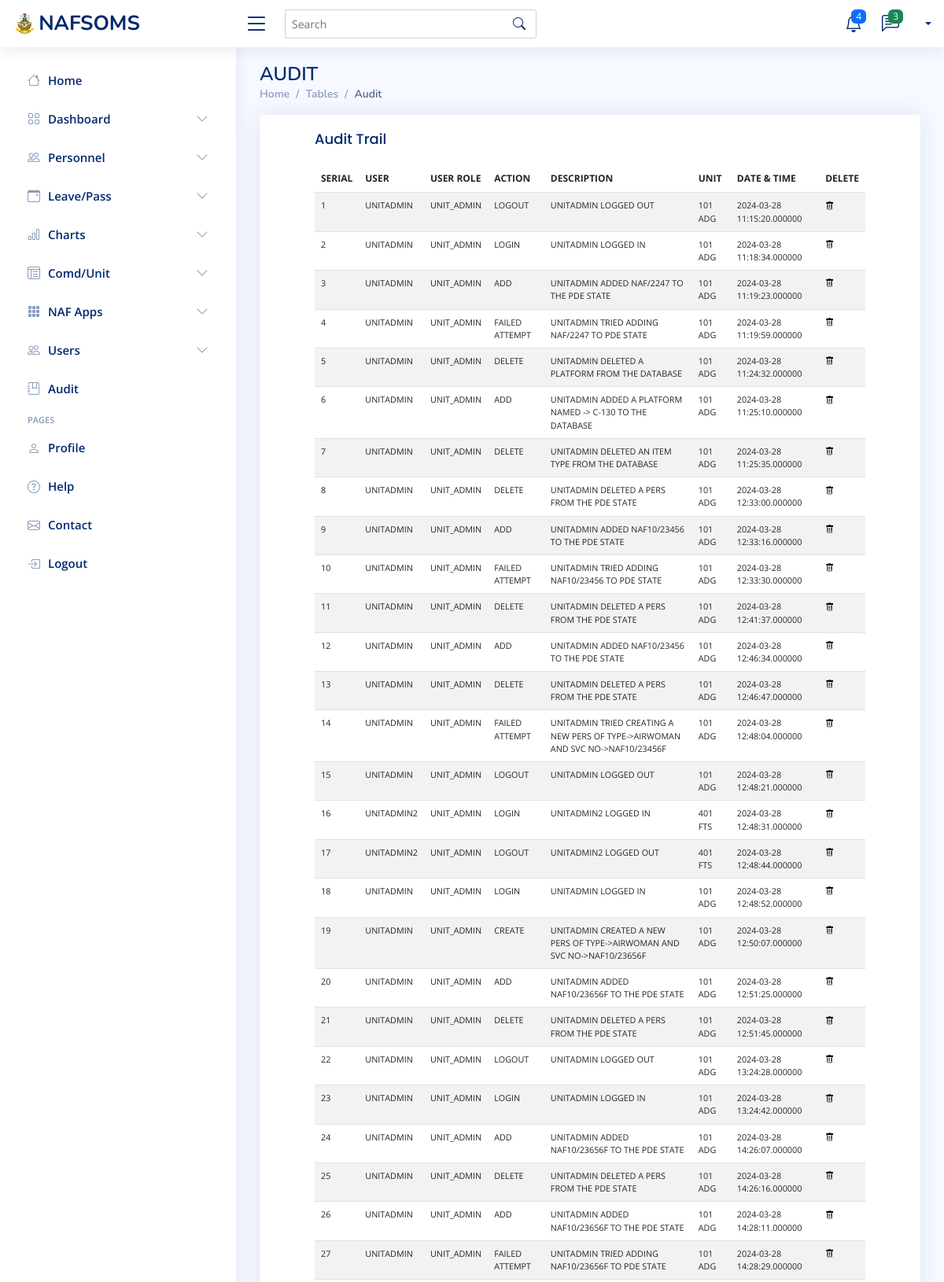
/SUPER_ADMIN/superAdminAuditTrail.php (upper part), run on the app's committed database.
### tables this page shows
CREATE TABLE `audittrail` (
  `AUDIT_ID` varchar(50) NOT NULL,
  `SVC_NO` varchar(20) NOT NULL,
  `ACTION` varchar(50) NOT NULL,
  `DESCRIPTION` varchar(100) NOT NULL,
  `UNIT_CODE` varchar(20) NOT NULL,
  `DATE_TIME` datetime(6) NOT NULL
);

CREATE TABLE `users` (
  `SVC_NO` varchar(20) NOT NULL,
  `RANK` varchar(20) NOT NULL,
  `INITIALS` varchar(20) NOT NULL,
  `SURNAME` varchar(50) NOT NULL,
  `UNIT_CODE` varchar(20) NOT NULL,
  `USER_ROLE` varchar(20) NOT NULL,
  `PASSWORD` varchar(50) NOT NULL
);

### SUPER_ADMIN/superAdminAuditTrail.php (the view, shortened to what this page needs)
<?php
include('../Connection.php');
include 'superAdminHeader.php';
include 'superAdminSideNavBar.php';
    $auditSQL = "SELECT *
            FROM audittrail
            INNER JOIN
            users
            ON
            audittrail.SVC_NO = users.SVC_NO";
    $auditResult = mysqli_query($conn, $auditSQL);
?>
<main id="main" class="main">
    <div class="pagetitle">
      <h1>AUDIT</h1>
      <nav>
        <ol class="breadcrumb">
          <li class="breadcrumb-item"><a href="superAdminHome">Home</a></li>
          <li class="breadcrumb-item">Tables</li>
          <li class="breadcrumb-item active">Audit</li>
        </ol>
      </nav>
    </div>
   <section class="section">
      <div class="row">
        <div class="col-lg-12">
          <div class="card" style="padding-left:50px; padding-right:50px;">
            <div class="card-body">
              <h5 class="card-title">Audit Trail</h5>
            <div class="table-responsive" style="boder">
              <table class="table datatable table-striped second table-hover" style="text-transform:uppercase; font-size:75%;">
                <thead>
                  <tr>
                    <th scope="col">SERIAL</th>
                    <th scope="col">USER</th>
                    <th scope="col">USER ROLE</th>
                    <th scope="col">ACTION</th>
                    <th scope="col">DESCRIPTION</th>
                   <th scope="col">UNIT</th>
                    <th scope="col">DATE & TIME</th>
                    <th scope="col">Delete</th>
                  </tr>
                </thead>
                <tbody>
                       <?php
                    $serial = 1;
                    while($auditFetch=mysqli_fetch_assoc($auditResult))
            {
            ?>
                <tr id='userRow' style='text-transform: uppercase; font-size:90%;'>
                <td><?php echo $serial?></td>
                <td><?php echo $auditFetch['SVC_NO']?></td>
                 <td><?php echo $auditFetch['USER_ROLE']?></td>
                <td><?php echo $auditFetch['ACTION']?></td>
                <td><?php echo $auditFetch['DESCRIPTION']?></td>
              <td><?php echo $auditFetch['UNIT_CODE']?></td>
                <td><?php echo $auditFetch['DATE_TIME']?></td>
                <td><a style="color:black;" href='superAdminDeleteAuditTrail?auditId=<?php echo $auditFetch['AUDIT_ID'];?>' type='submit' onClick='javascript:return confirm("\nARE YOU SURE YOU WANT TO DELETE THIS AUDIT RECORD??? DELETING THIS RECORD REMOVES IT FROM THE DATABASE. CLICK OK TO DELETE AND CANCEL TO CANCEL .....\n");'><i class='bi bi-trash' id='deleteButton'></i></a></td></tr>
            <?php
            $serial++;
            }
            ?>
                </tbody>
              </table>
        </div>
            </div>
          </div>
        </div>
      </div>
    </section>
  </main>
<?php include 'superAdminFooter.php'; ?>

### SUPER_ADMIN/superAdminHeader.php (shortened to what this page needs)
<!DOCTYPE html>
<html lang="en">
<head>
  <link href="../assets/vendor/bootstrap/css/bootstrap.min.css" rel="stylesheet">
  <link href="../assets/vendor/bootstrap-icons/bootstrap-icons.css" rel="stylesheet">
  <link href="../assets/vendor/boxicons/css/boxicons.min.css" rel="stylesheet">
  <link href="../assets/vendor/quill/quill.snow.css" rel="stylesheet">
  <link href="../assets/vendor/quill/quill.bubble.css" rel="stylesheet">
  <link href="../assets/vendor/remixicon/remixicon.css" rel="stylesheet">
  <link href="../assets/vendor/simple-datatables/style.css" rel="stylesheet">
      <link rel="stylesheet" href="../CSS/styles.css">
  <link href="../assets/css/style.css" rel="stylesheet">
</head>
<body>
  <header id="header" class="header fixed-top d-flex align-items-center">
    <div class="d-flex align-items-center justify-content-between">
      <a href="superAdminHome" class="logo d-flex align-items-center">
        <img src="../IMAGES/logo.png" id="nafLogo" alt="">
        <span class="d-none d-lg-block">NAFSOMS</span>
      </a>
      <i class="bi bi-list toggle-sidebar-btn"></i>
    </div>
    <div class="search-bar">
      <form method="post" action="superAdminNewUser" class="search-form d-flex align-items-center">
        <input type="text" name="query" placeholder="Search" title="Enter search keyword">
        <button type="submit" title="Search"><i class="bi bi-search"></i></button>
      </form>
    </div>
    <nav class="header-nav ms-auto">
      <ul class="d-flex align-items-center">
        <li class="nav-item dropdown">
          <a class="nav-link nav-icon" href="#" data-bs-toggle="dropdown">
            <i class="bi bi-bell"></i>
            <span class="badge bg-primary badge-number">4</span>
          </a>
        </li>
        <li class="nav-item dropdown">
          <a class="nav-link nav-icon" href="#" data-bs-toggle="dropdown">
            <i class="bi bi-chat-left-text"></i>
            <span class="badge bg-success badge-number">3</span>
          </a>
        </li>
        <li class="nav-item dropdown pe-3">
          <a class="nav-link nav-profile d-flex align-items-center pe-0" href="#" data-bs-toggle="dropdown">
            <span class="d-none d-md-block dropdown-toggle ps-2"><?php echo ($_SESSION['account']);?></span>
          </a>
        </li>
      </ul>
    </nav>
  </header>

### SUPER_ADMIN/superAdminSideNavBar.php (shortened to what this page needs)
<aside id="sidebar" class="sidebar">
  <ul class="sidebar-nav" id="sidebar-nav">
    <li class="nav-item">
      <a class="nav-link collapsed" href="superAdminHome">
        <i class="bi bi-house"></i>
        <span>Home</span>
      </a>
    </li>
      <li class="nav-item">
      <a class="nav-link collapsed" data-bs-target="#dashboard-nav" data-bs-toggle="collapse" href="#">
        <i class="bi bi-grid"></i><span>Dashboard</span><i class="bi bi-chevron-down ms-auto"></i>
      </a>
    </li>
      <li class="nav-item">
      <a class="nav-link collapsed" data-bs-target="#personnel-nav" data-bs-toggle="collapse" href="#">
        <i class="bi bi-people"></i><span>Personnel</span><i class="bi bi-chevron-down ms-auto"></i>
      </a>
    </li>
      <li class="nav-item">
      <a class="nav-link collapsed" data-bs-target="#leaveandpass-nav" data-bs-toggle="collapse" href="#">
        <i class="bi bi-calendar-event"></i><span>Leave/Pass</span><i class="bi bi-chevron-down ms-auto"></i>
      </a>
    </li>
         <li class="nav-item">
      <a class="nav-link collapsed" data-bs-target="#charts-nav" data-bs-toggle="collapse" href="#">
        <i class="bi bi-bar-chart"></i><span>Charts</span><i class="bi bi-chevron-down ms-auto"></i>
      </a>
    </li>
    <li class="nav-item">
      <a class="nav-link collapsed" data-bs-target="#tables-nav" data-bs-toggle="collapse" href="#">
        <i class="bi bi-layout-text-window-reverse"></i><span>Comd/Unit</span><i class="bi bi-chevron-down ms-auto"></i>
      </a>
    </li>
    <li class="nav-item">
      <a class="nav-link collapsed" data-bs-target="#forms-nav" data-bs-toggle="collapse" href="#">
        <i class="bi bi-grid-3x3-gap-fill"></i><span>NAF Apps</span><i class="bi bi-chevron-down ms-auto"></i>
      </a>
    </li>
    <li class="nav-item">
      <a class="nav-link collapsed" data-bs-target="#components-nav" data-bs-toggle="collapse" href="#">
       <i class="bi bi-people"></i><span>Users</span><i class="bi bi-chevron-down ms-auto"></i>
      </a>
    </li>
     <li class="nav-item">
      <a class="nav-link collapsed" href="superAdminAuditTrail">
        <i class="bi bi-journal-bookmark"></i>
        <span>Audit</span>
      </a>
    </li>
    <li class="nav-heading">Pages</li>
    <li class="nav-item">
      <a class="nav-link collapsed" href="superAdminUserProfile">
        <i class="bi bi-person"></i>
        <span>Profile</span>
      </a>
    </li>
    <li class="nav-item">
      <a class="nav-link collapsed" href="help">
        <i class="bi bi-question-circle"></i>
        <span>Help</span>
      </a>
    </li>
    <li class="nav-item">
      <a class="nav-link collapsed" href="superAdminContact">
        <i class="bi bi-envelope"></i>
        <span>Contact</span>
      </a>
    </li>
    <li class="nav-item">
      <a class="nav-link collapsed" href="../logout">
        <i class="bi bi-box-arrow-in-right"></i>
        <span>Logout</span>
      </a>
    </li>
  </ul>
</aside>

### SUPER_ADMIN/superAdminFooter.php (shortened to what this page needs)
</body>
</html>

### assets/css/style.css (style rules this page uses)
:root { scroll-behavior: smooth; }
body { font-family: "Open Sans", sans-serif; background: #f6f9ff; color: #444444; }
a { color: #4154f1; text-decoration: none; }
h1, h2, h3, h4, h5, h6 { font-family: "Nunito", sans-serif; }
#main { margin-top: 60px; padding: 20px 30px; transition: all 0.3s; }
.pagetitle { margin-bottom: 10px; }
.pagetitle h1 { font-size: 24px; margin-bottom: 0; font-weight: 600; color: #012970; }
.card { margin-bottom: 30px; border: none; border-radius: 5px; box-shadow: 0px 0 30px rgba(1, 41, 112, 0.1); }
.card-title { padding: 20px 0 15px 0; font-size: 18px; font-weight: 500; color: #012970; font-family: "Poppins", sans-serif; }
.card-body { padding: 0 20px 20px 20px; }
.breadcrumb { font-size: 14px; font-family: "Nunito", sans-serif; color: #899bbd; font-weight: 600; }
.breadcrumb a { color: #899bbd; transition: 0.3s; }
.breadcrumb .breadcrumb-item::before { color: #899bbd; }
.breadcrumb .active { color: #51678f; font-weight: 600; }
.logo { line-height: 1; }
@media (min-width: 1200px) { .logo { width: 280px; } }
.logo img { max-height: 26px; margin-right: 6px; }
.logo span { font-size: 26px; font-weight: 700; color: #012970; font-family: "Nunito", sans-serif; }
.header { transition: all 0.5s; z-index: 997; height: 60px; box-shadow: 0px 2px 20px rgba(1, 41, 112, 0.1); background-color: #fff; padding-left: 20px; }
.header .toggle-sidebar-btn { font-size: 32px; padding-left: 10px; cursor: pointer; color: #012970; }
.header .search-bar { min-width: 360px; padding: 0 20px; }
.header .search-form { width: 100%; }
.header .search-form input { border: 0; font-size: 14px; color: #012970; border: 1px solid rgba(1, 41, 112, 0.2); padding: 7px 38px 7px 8px; border-radius: 3px; transition: 0.3s; width: 100%; }
.header .search-form button { border: 0; padding: 0; margin-left: -30px; background: none; }
.header .search-form button i { color: #012970; }
.header-nav ul { list-style: none; }
.header-nav>ul { margin: 0; padding: 0; }
.header-nav .nav-icon { font-size: 22px; color: #012970; margin-right: 25px; position: relative; }
.header-nav .nav-profile { color: #012970; }
.header-nav .nav-profile span { font-size: 14px; font-weight: 600; }
.header-nav .badge-number { position: absolute; inset: -2px -5px auto auto; font-weight: normal; font-size: 12px; padding: 3px 6px; }
.sidebar { position: fixed; top: 60px; left: 0; bottom: 0; width: 300px; z-index: 996; transition: all 0.3s; padding: 20px; overflow-y: auto; scrollbar-width: thin; scrollbar-color: #aab7cf transparent; box-shadow: 0px 0px 20px rgba(1, 41, 112, 0.1); background-color: #fff; }
@media (min-width: 1200px) { #main, #footer { margin-left: 300px; } }
.sidebar-nav { padding: 0; margin: 0; list-style: none; }
.sidebar-nav li { padding: 0; margin: 0; list-style: none; }
.sidebar-nav .nav-item { margin-bottom: 5px; }
.sidebar-nav .nav-heading { font-size: 11px; text-transform: uppercase; color: #899bbd; font-weight: 600; margin: 10px 0 5px 15px; }
.sidebar-nav .nav-link { display: flex; align-items: center; font-size: 15px; font-weight: 600; color: #4154f1; transition: 0.3; background: #f6f9ff; padding: 10px 15px; border-radius: 4px; }
.sidebar-nav .nav-link i { font-size: 16px; margin-right: 10px; color: #4154f1; }
.sidebar-nav .nav-link.collapsed { color: #012970; background: #fff; }
.sidebar-nav .nav-link.collapsed i { color: #899bbd; }
.sidebar-nav .nav-link .bi-chevron-down { margin-right: 0; transition: transform 0.2s ease-in-out; }

### data on the page
audittrail: users.SVC_NO "UNITADMIN", users.USER_ROLE "UNIT_ADMIN", ACTION "LOGOUT", DESCRIPTION "UNITADMIN LOGGED OUT", users.UNIT_CODE "101 ADG", DATE_TIME "2024-03-28 11:15:20.000000"
audittrail: users.SVC_NO "UNITADMIN", users.USER_ROLE "UNIT_ADMIN", ACTION "LOGIN", DESCRIPTION "UNITADMIN LOGGED IN", users.UNIT_CODE "101 ADG", DATE_TIME "2024-03-28 11:18:34.000000"
audittrail: users.SVC_NO "UNITADMIN", users.USER_ROLE "UNIT_ADMIN", ACTION "ADD", DESCRIPTION "UNITADMIN ADDED NAF/2247 TO THE PDE STATE", users.UNIT_CODE "101 ADG", DATE_TIME "2024-03-28 11:19:23.000000"
audittrail: users.SVC_NO "UNITADMIN", users.USER_ROLE "UNIT_ADMIN", ACTION "FAILED ATTEMPT", DESCRIPTION "UNITADMIN TRIED ADDING NAF/2247 TO PDE STATE", users.UNIT_CODE "101 ADG", DATE_TIME "2024-03-28 11:19:59.000000"
audittrail: users.SVC_NO "UNITADMIN", users.USER_ROLE "UNIT_ADMIN", ACTION "DELETE", DESCRIPTION "UNITADMIN DELETED A PLATFORM FROM THE DATABASE", users.UNIT_CODE "101 ADG", DATE_TIME "2024-03-28 11:24:32.000000"
audittrail: users.SVC_NO "UNITADMIN", users.USER_ROLE "UNIT_ADMIN", ACTION "ADD", DESCRIPTION "UNITADMIN ADDED A PLATFORM NAMED -> C-130 TO THE DATABASE", users.UNIT_CODE "101 ADG", DATE_TIME "2024-03-28 11:25:10.000000"
audittrail: users.SVC_NO "UNITADMIN", users.USER_ROLE "UNIT_ADMIN", ACTION "DELETE", DESCRIPTION "UNITADMIN DELETED AN ITEM TYPE FROM THE DATABASE", users.UNIT_CODE "101 ADG", DATE_TIME "2024-03-28 11:25:35.000000"
audittrail: users.SVC_NO "UNITADMIN", users.USER_ROLE "UNIT_ADMIN", ACTION "DELETE", DESCRIPTION "UNITADMIN DELETED A PERS FROM THE PDE STATE", users.UNIT_CODE "101 ADG", DATE_TIME "2024-03-28 12:33:00.000000"
audittrail: users.SVC_NO "UNITADMIN", users.USER_ROLE "UNIT_ADMIN", ACTION "ADD", DESCRIPTION "UNITADMIN ADDED NAF10/23456 TO THE PDE STATE", users.UNIT_CODE "101 ADG", DATE_TIME "2024-03-28 12:33:16.000000"
audittrail: users.SVC_NO "UNITADMIN", users.USER_ROLE "UNIT_ADMIN", ACTION "FAILED ATTEMPT", DESCRIPTION "UNITADMIN TRIED ADDING NAF10/23456 TO PDE STATE", users.UNIT_CODE "101 ADG", DATE_TIME "2024-03-28 12:33:30.000000"
audittrail: users.SVC_NO "UNITADMIN", users.USER_ROLE "UNIT_ADMIN", ACTION "DELETE", DESCRIPTION "UNITADMIN DELETED A PERS FROM THE PDE STATE", users.UNIT_CODE "101 ADG", DATE_TIME "2024-03-28 12:41:37.000000"
audittrail: users.SVC_NO "UNITADMIN", users.USER_ROLE "UNIT_ADMIN", ACTION "ADD", DESCRIPTION "UNITADMIN ADDED NAF10/23456 TO THE PDE STATE", users.UNIT_CODE "101 ADG", DATE_TIME "2024-03-28 12:46:34.000000"
audittrail: users.SVC_NO "UNITADMIN", users.USER_ROLE "UNIT_ADMIN", ACTION "DELETE", DESCRIPTION "UNITADMIN DELETED A PERS FROM THE PDE STATE", users.UNIT_CODE "101 ADG", DATE_TIME "2024-03-28 12:46:47.000000"
audittrail: users.SVC_NO "UNITADMIN", users.USER_ROLE "UNIT_ADMIN", ACTION "FAILED ATTEMPT", DESCRIPTION "UNITADMIN TRIED CREATING A NEW PERS OF TYPE->AIRWOMAN AND SVC NO->NAF10/23456F", users.UNIT_CODE "101 ADG", DATE_TIME "2024-03-28 12:48:04.000000"
audittrail: users.SVC_NO "UNITADMIN", users.USER_ROLE "UNIT_ADMIN", ACTION "LOGOUT", DESCRIPTION "UNITADMIN LOGGED OUT", users.UNIT_CODE "101 ADG", DATE_TIME "2024-03-28 12:48:21.000000"
audittrail: users.SVC_NO "UNITADMIN2", users.USER_ROLE "UNIT_ADMIN", ACTION "LOGIN", DESCRIPTION "UNITADMIN2 LOGGED IN", users.UNIT_CODE "401 FTS", DATE_TIME "2024-03-28 12:48:31.000000"
audittrail: users.SVC_NO "UNITADMIN2", users.USER_ROLE "UNIT_ADMIN", ACTION "LOGOUT", DESCRIPTION "UNITADMIN2 LOGGED OUT", users.UNIT_CODE "401 FTS", DATE_TIME "2024-03-28 12:48:44.000000"
audittrail: users.SVC_NO "UNITADMIN", users.USER_ROLE "UNIT_ADMIN", ACTION "LOGIN", DESCRIPTION "UNITADMIN LOGGED IN", users.UNIT_CODE "101 ADG", DATE_TIME "2024-03-28 12:48:52.000000"
audittrail: users.SVC_NO "UNITADMIN", users.USER_ROLE "UNIT_ADMIN", ACTION "CREATE", DESCRIPTION "UNITADMIN CREATED A NEW PERS OF TYPE->AIRWOMAN AND SVC NO->NAF10/23656F", users.UNIT_CODE "101 ADG", DATE_TIME "2024-03-28 12:50:07.000000"
audittrail: users.SVC_NO "UNITADMIN", users.USER_ROLE "UNIT_ADMIN", ACTION "ADD", DESCRIPTION "UNITADMIN ADDED NAF10/23656F TO THE PDE STATE", users.UNIT_CODE "101 ADG", DATE_TIME "2024-03-28 12:51:25.000000"
audittrail: users.SVC_NO "UNITADMIN", users.USER_ROLE "UNIT_ADMIN", ACTION "DELETE", DESCRIPTION "UNITADMIN DELETED A PERS FROM THE PDE STATE", users.UNIT_CODE "101 ADG", DATE_TIME "2024-03-28 12:51:45.000000"
audittrail: users.SVC_NO "UNITADMIN", users.USER_ROLE "UNIT_ADMIN", ACTION "LOGOUT", DESCRIPTION "UNITADMIN LOGGED OUT", users.UNIT_CODE "101 ADG", DATE_TIME "2024-03-28 13:24:28.000000"
audittrail: users.SVC_NO "UNITADMIN", users.USER_ROLE "UNIT_ADMIN", ACTION "LOGIN", DESCRIPTION "UNITADMIN LOGGED IN", users.UNIT_CODE "101 ADG", DATE_TIME "2024-03-28 13:24:42.000000"
audittrail: users.SVC_NO "UNITADMIN", users.USER_ROLE "UNIT_ADMIN", ACTION "ADD", DESCRIPTION "UNITADMIN ADDED NAF10/23656F TO THE PDE STATE", users.UNIT_CODE "101 ADG", DATE_TIME "2024-03-28 14:26:07.000000"
audittrail: users.SVC_NO "UNITADMIN", users.USER_ROLE "UNIT_ADMIN", ACTION "DELETE", DESCRIPTION "UNITADMIN DELETED A PERS FROM THE PDE STATE", users.UNIT_CODE "101 ADG", DATE_TIME "2024-03-28 14:26:16.000000"
audittrail: users.SVC_NO "UNITADMIN", users.USER_ROLE "UNIT_ADMIN", ACTION "ADD", DESCRIPTION "UNITADMIN ADDED NAF10/23656F TO THE PDE STATE", users.UNIT_CODE "101 ADG", DATE_TIME "2024-03-28 14:28:11.000000"
audittrail: users.SVC_NO "UNITADMIN", users.USER_ROLE "UNIT_ADMIN", ACTION "FAILED ATTEMPT", DESCRIPTION "UNITADMIN TRIED ADDING NAF10/23656F TO PDE STATE", users.UNIT_CODE "101 ADG", DATE_TIME "2024-03-28 14:28:29.000000"
